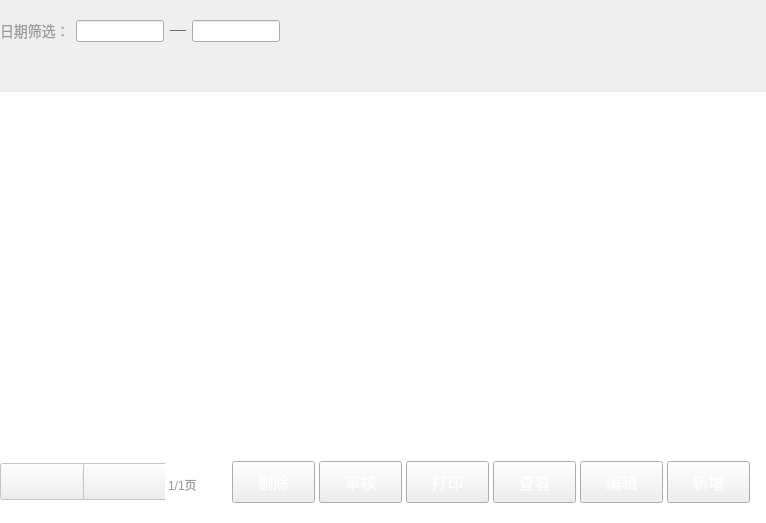
<?xml version="1.0" encoding="UTF-8"?>
<ui version="4.0">
 <class>OMainView</class>
 <widget class="QWidget" name="OMainView">
  <property name="geometry">
   <rect>
    <x>0</x>
    <y>0</y>
    <width>766</width>
    <height>523</height>
   </rect>
  </property>
  <property name="windowTitle">
   <string>Form</string>
  </property>
  <layout class="QVBoxLayout" name="verticalLayout">
   <property name="spacing">
    <number>0</number>
   </property>
   <property name="leftMargin">
    <number>0</number>
   </property>
   <property name="topMargin">
    <number>0</number>
   </property>
   <property name="rightMargin">
    <number>0</number>
   </property>
   <property name="bottomMargin">
    <number>0</number>
   </property>
   <item>
    <widget class="QWidget" name="topWidget" native="true">
     <property name="minimumSize">
      <size>
       <width>0</width>
       <height>62</height>
      </size>
     </property>
     <property name="maximumSize">
      <size>
       <width>16777215</width>
       <height>62</height>
      </size>
     </property>
     <layout class="QHBoxLayout" name="horizontalLayout">
      <property name="spacing">
       <number>0</number>
      </property>
      <property name="leftMargin">
       <number>0</number>
      </property>
      <property name="topMargin">
       <number>0</number>
      </property>
      <property name="rightMargin">
       <number>0</number>
      </property>
      <property name="bottomMargin">
       <number>0</number>
      </property>
      <item>
       <widget class="QWidget" name="widget" native="true">
        <property name="minimumSize">
         <size>
          <width>280</width>
          <height>0</height>
         </size>
        </property>
        <property name="maximumSize">
         <size>
          <width>280</width>
          <height>16777215</height>
         </size>
        </property>
        <property name="styleSheet">
         <string notr="true"/>
        </property>
        <layout class="QHBoxLayout" name="horizontalLayout_2">
         <property name="spacing">
          <number>6</number>
         </property>
         <property name="leftMargin">
          <number>0</number>
         </property>
         <property name="topMargin">
          <number>0</number>
         </property>
         <property name="rightMargin">
          <number>0</number>
         </property>
         <property name="bottomMargin">
          <number>0</number>
         </property>
         <item>
          <widget class="QLabel" name="label">
           <property name="styleSheet">
            <string notr="true">font-size:14px;
color:#999999;</string>
           </property>
           <property name="text">
            <string>日期筛选：</string>
           </property>
          </widget>
         </item>
         <item>
          <widget class="QLineEdit" name="startDateEdit">
           <property name="styleSheet">
            <string notr="true">font-size:12px;
color:#999999;</string>
           </property>
           <property name="readOnly">
            <bool>true</bool>
           </property>
          </widget>
         </item>
         <item>
          <widget class="QWidget" name="widget_2" native="true">
           <property name="minimumSize">
            <size>
             <width>16</width>
             <height>1</height>
            </size>
           </property>
           <property name="maximumSize">
            <size>
             <width>16</width>
             <height>1</height>
            </size>
           </property>
           <property name="styleSheet">
            <string notr="true">border: 1px solid #6c6c6c;</string>
           </property>
          </widget>
         </item>
         <item>
          <widget class="QLineEdit" name="endDateEdit">
           <property name="styleSheet">
            <string notr="true">font-size:12px;
color:#999999;</string>
           </property>
           <property name="readOnly">
            <bool>true</bool>
           </property>
          </widget>
         </item>
        </layout>
       </widget>
      </item>
      <item>
       <spacer name="horizontalSpacer">
        <property name="orientation">
         <enum>Qt::Horizontal</enum>
        </property>
        <property name="sizeHint" stdset="0">
         <size>
          <width>215</width>
          <height>20</height>
         </size>
        </property>
       </spacer>
      </item>
      <item>
       <widget class="SearchEdit" name="searchWidget" native="true">
        <property name="minimumSize">
         <size>
          <width>262</width>
          <height>32</height>
         </size>
        </property>
        <property name="maximumSize">
         <size>
          <width>262</width>
          <height>32</height>
         </size>
        </property>
       </widget>
      </item>
     </layout>
    </widget>
   </item>
   <item>
    <widget class="QWidget" name="mainWidget" native="true">
     <layout class="QVBoxLayout" name="verticalLayout_2">
      <property name="spacing">
       <number>0</number>
      </property>
      <property name="leftMargin">
       <number>0</number>
      </property>
      <property name="topMargin">
       <number>0</number>
      </property>
      <property name="rightMargin">
       <number>0</number>
      </property>
      <property name="bottomMargin">
       <number>0</number>
      </property>
      <item>
       <widget class="OTitleWidget" name="titleWidget" native="true">
        <property name="minimumSize">
         <size>
          <width>0</width>
          <height>30</height>
         </size>
        </property>
        <property name="maximumSize">
         <size>
          <width>16777215</width>
          <height>30</height>
         </size>
        </property>
       </widget>
      </item>
      <item>
       <widget class="OListView" name="listView">
        <property name="styleSheet">
         <string notr="true">QListView{
border:none;
}</string>
        </property>
       </widget>
      </item>
      <item>
       <widget class="QWidget" name="bottomWidget" native="true">
        <property name="minimumSize">
         <size>
          <width>0</width>
          <height>62</height>
         </size>
        </property>
        <property name="maximumSize">
         <size>
          <width>16777215</width>
          <height>62</height>
         </size>
        </property>
        <property name="styleSheet">
         <string notr="true">QWidget#bottomWidget{
        background-color:#ffffff;
}</string>
        </property>
        <layout class="QHBoxLayout" name="horizontalLayout_3">
         <property name="spacing">
          <number>16</number>
         </property>
         <property name="leftMargin">
          <number>0</number>
         </property>
         <property name="topMargin">
          <number>0</number>
         </property>
         <property name="rightMargin">
          <number>16</number>
         </property>
         <property name="bottomMargin">
          <number>20</number>
         </property>
         <item>
          <widget class="QWidget" name="leftWidget" native="true">
           <property name="minimumSize">
            <size>
             <width>200</width>
             <height>0</height>
            </size>
           </property>
           <property name="maximumSize">
            <size>
             <width>200</width>
             <height>16777215</height>
            </size>
           </property>
           <layout class="QHBoxLayout" name="horizontalLayout_4">
            <property name="spacing">
             <number>0</number>
            </property>
            <property name="leftMargin">
             <number>0</number>
            </property>
            <property name="topMargin">
             <number>0</number>
            </property>
            <property name="rightMargin">
             <number>0</number>
            </property>
            <property name="bottomMargin">
             <number>0</number>
            </property>
            <item>
             <spacer name="horizontalSpacer_2">
              <property name="orientation">
               <enum>Qt::Horizontal</enum>
              </property>
              <property name="sizeHint" stdset="0">
               <size>
                <width>40</width>
                <height>20</height>
               </size>
              </property>
             </spacer>
            </item>
            <item>
             <widget class="QWidget" name="widget_5" native="true">
              <layout class="QHBoxLayout" name="horizontalLayout_5">
               <property name="spacing">
                <number>0</number>
               </property>
               <property name="leftMargin">
                <number>0</number>
               </property>
               <property name="topMargin">
                <number>0</number>
               </property>
               <property name="rightMargin">
                <number>0</number>
               </property>
               <property name="bottomMargin">
                <number>0</number>
               </property>
               <item>
                <widget class="QPushButton" name="lastPageButton">
                 <property name="enabled">
                  <bool>false</bool>
                 </property>
                 <property name="minimumSize">
                  <size>
                   <width>87</width>
                   <height>37</height>
                  </size>
                 </property>
                 <property name="maximumSize">
                  <size>
                   <width>87</width>
                   <height>37</height>
                  </size>
                 </property>
                 <property name="styleSheet">
                  <string notr="true">QPushButton
{
        border-image: url(:/saleImage/btn-up-nomal.png);
}

QPushButton:pressed
{
        border-image: url(:/saleImage/btn-up-pess.png);
}

QPushButton:disabled
{
border-image: url(:/saleImage/btn-up-disable.png);
}</string>
                 </property>
                 <property name="text">
                  <string/>
                 </property>
                </widget>
               </item>
               <item>
                <widget class="QWidget" name="widget_6" native="true">
                 <property name="minimumSize">
                  <size>
                   <width>1</width>
                   <height>18</height>
                  </size>
                 </property>
                 <property name="maximumSize">
                  <size>
                   <width>1</width>
                   <height>18</height>
                  </size>
                 </property>
                 <property name="styleSheet">
                  <string notr="true">border: 1px solid #ededed;</string>
                 </property>
                </widget>
               </item>
               <item>
                <widget class="QPushButton" name="nextPageButton">
                 <property name="enabled">
                  <bool>false</bool>
                 </property>
                 <property name="minimumSize">
                  <size>
                   <width>87</width>
                   <height>37</height>
                  </size>
                 </property>
                 <property name="maximumSize">
                  <size>
                   <width>87</width>
                   <height>37</height>
                  </size>
                 </property>
                 <property name="styleSheet">
                  <string notr="true">QPushButton{
        border-image: url(:/saleImage/btn-down-nomal.png);
}

QPushButton:pressed{
        border-image: url(:/saleImage/btn-down-pess.png);
}

QPushButton:disabled{
        border-image: url(:/saleImage/btn-down-disabled.png);
}</string>
                 </property>
                 <property name="text">
                  <string/>
                 </property>
                </widget>
               </item>
              </layout>
             </widget>
            </item>
            <item>
             <spacer name="horizontalSpacer_3">
              <property name="orientation">
               <enum>Qt::Horizontal</enum>
              </property>
              <property name="sizeHint" stdset="0">
               <size>
                <width>40</width>
                <height>20</height>
               </size>
              </property>
             </spacer>
            </item>
            <item>
             <widget class="QLabel" name="pageLabel">
              <property name="styleSheet">
               <string notr="true">font-size:12px;
color:#999999;
font-family:&quot;微软雅黑&quot;;
padding-top:6px;</string>
              </property>
              <property name="text">
               <string>1/1页</string>
              </property>
             </widget>
            </item>
           </layout>
          </widget>
         </item>
         <item>
          <spacer name="horizontalSpacer_4">
           <property name="orientation">
            <enum>Qt::Horizontal</enum>
           </property>
           <property name="sizeHint" stdset="0">
            <size>
             <width>40</width>
             <height>20</height>
            </size>
           </property>
          </spacer>
         </item>
         <item>
          <widget class="QWidget" name="widget_3" native="true">
           <property name="sizePolicy">
            <sizepolicy hsizetype="Preferred" vsizetype="Preferred">
             <horstretch>0</horstretch>
             <verstretch>0</verstretch>
            </sizepolicy>
           </property>
           <property name="minimumSize">
            <size>
             <width>518</width>
             <height>0</height>
            </size>
           </property>
           <property name="maximumSize">
            <size>
             <width>518</width>
             <height>16777215</height>
            </size>
           </property>
           <layout class="QHBoxLayout" name="horizontalLayout_6">
            <property name="spacing">
             <number>4</number>
            </property>
            <property name="leftMargin">
             <number>0</number>
            </property>
            <property name="topMargin">
             <number>0</number>
            </property>
            <property name="rightMargin">
             <number>0</number>
            </property>
            <property name="bottomMargin">
             <number>0</number>
            </property>
            <item>
             <widget class="QPushButton" name="deleteButton">
              <property name="sizePolicy">
               <sizepolicy hsizetype="Minimum" vsizetype="Minimum">
                <horstretch>0</horstretch>
                <verstretch>0</verstretch>
               </sizepolicy>
              </property>
              <property name="minimumSize">
               <size>
                <width>0</width>
                <height>0</height>
               </size>
              </property>
              <property name="maximumSize">
               <size>
                <width>16777215</width>
                <height>16777215</height>
               </size>
              </property>
              <property name="styleSheet">
               <string notr="true">QPushButton{
        font-size:16px;
        color:#ffffff;
        border-image: url(:/adjustPrice/blueButton.png);
}

QPushButton:pressed{
        border-image: url(:/adjustPrice/blueButtonPress.png);
}

QPushButton:disabled{
        border-image: url(:/adjustPrice/buttonDisable.png);
}</string>
              </property>
              <property name="text">
               <string>删除</string>
              </property>
             </widget>
            </item>
            <item>
             <widget class="QPushButton" name="checkButton">
              <property name="sizePolicy">
               <sizepolicy hsizetype="Minimum" vsizetype="Minimum">
                <horstretch>0</horstretch>
                <verstretch>0</verstretch>
               </sizepolicy>
              </property>
              <property name="styleSheet">
               <string notr="true">QPushButton{
        font-size:16px;
        color:#ffffff;
        border-image: url(:/adjustPrice/blueButton.png);
}

QPushButton:pressed{
        border-image: url(:/adjustPrice/blueButtonPress.png);
}

QPushButton:disabled{
        border-image: url(:/adjustPrice/buttonDisable.png);
}</string>
              </property>
              <property name="text">
               <string>审核</string>
              </property>
             </widget>
            </item>
            <item>
             <widget class="QPushButton" name="printButton">
              <property name="sizePolicy">
               <sizepolicy hsizetype="Minimum" vsizetype="Minimum">
                <horstretch>0</horstretch>
                <verstretch>0</verstretch>
               </sizepolicy>
              </property>
              <property name="styleSheet">
               <string notr="true">QPushButton{
        font-size:16px;
        color:#ffffff;
        border-image: url(:/adjustPrice/blueButton.png);
}

QPushButton:pressed{
        border-image: url(:/adjustPrice/blueButtonPress.png);
}

QPushButton:disabled{
        border-image: url(:/adjustPrice/buttonDisable.png);
}</string>
              </property>
              <property name="text">
               <string>打印</string>
              </property>
             </widget>
            </item>
            <item>
             <widget class="QPushButton" name="searchButton">
              <property name="sizePolicy">
               <sizepolicy hsizetype="Minimum" vsizetype="Minimum">
                <horstretch>0</horstretch>
                <verstretch>0</verstretch>
               </sizepolicy>
              </property>
              <property name="styleSheet">
               <string notr="true">QPushButton{
        font-size:16px;
        color:#ffffff;
        border-image: url(:/adjustPrice/blueButton.png);
}

QPushButton:pressed{
        border-image: url(:/adjustPrice/blueButtonPress.png);
}

QPushButton:disabled{
        border-image: url(:/adjustPrice/buttonDisable.png);
}</string>
              </property>
              <property name="text">
               <string>查看</string>
              </property>
             </widget>
            </item>
            <item>
             <widget class="QPushButton" name="editButton">
              <property name="sizePolicy">
               <sizepolicy hsizetype="Minimum" vsizetype="Minimum">
                <horstretch>0</horstretch>
                <verstretch>0</verstretch>
               </sizepolicy>
              </property>
              <property name="styleSheet">
               <string notr="true">QPushButton{
        font-size:16px;
        color:#ffffff;
        border-image: url(:/adjustPrice/blueButton.png);
}

QPushButton:pressed{
        border-image: url(:/adjustPrice/blueButtonPress.png);
}

QPushButton:disabled{
        border-image: url(:/adjustPrice/buttonDisable.png);
}</string>
              </property>
              <property name="text">
               <string>编辑</string>
              </property>
             </widget>
            </item>
            <item>
             <widget class="QPushButton" name="addButton">
              <property name="sizePolicy">
               <sizepolicy hsizetype="Minimum" vsizetype="Minimum">
                <horstretch>0</horstretch>
                <verstretch>0</verstretch>
               </sizepolicy>
              </property>
              <property name="minimumSize">
               <size>
                <width>0</width>
                <height>0</height>
               </size>
              </property>
              <property name="maximumSize">
               <size>
                <width>16777215</width>
                <height>16777215</height>
               </size>
              </property>
              <property name="styleSheet">
               <string notr="true">QPushButton{
        font-size:16px;
        color:#ffffff;
        border-image: url(:/adjustPrice/orangeButton.png);
}

QPushButton:pressed{
        border-image: url(:/adjustPrice/OrangeButtonPress.png);
}

QPushButton:disabled{
        border-image: url(:/adjustPrice/buttonDisable.png);
}</string>
              </property>
              <property name="text">
               <string>新增</string>
              </property>
             </widget>
            </item>
           </layout>
          </widget>
         </item>
        </layout>
       </widget>
      </item>
     </layout>
    </widget>
   </item>
  </layout>
 </widget>
 <customwidgets>
  <customwidget>
   <class>SearchEdit</class>
   <extends>QWidget</extends>
   <header>SearchEdit.h</header>
   <container>1</container>
  </customwidget>
  <customwidget>
   <class>OTitleWidget</class>
   <extends>QWidget</extends>
   <header>../OutStock/OTitleWidget.h</header>
   <container>1</container>
  </customwidget>
  <customwidget>
   <class>OListView</class>
   <extends>QListView</extends>
   <header>../OutStock/OListView.h</header>
  </customwidget>
 </customwidgets>
 <resources/>
 <connections/>
</ui>
